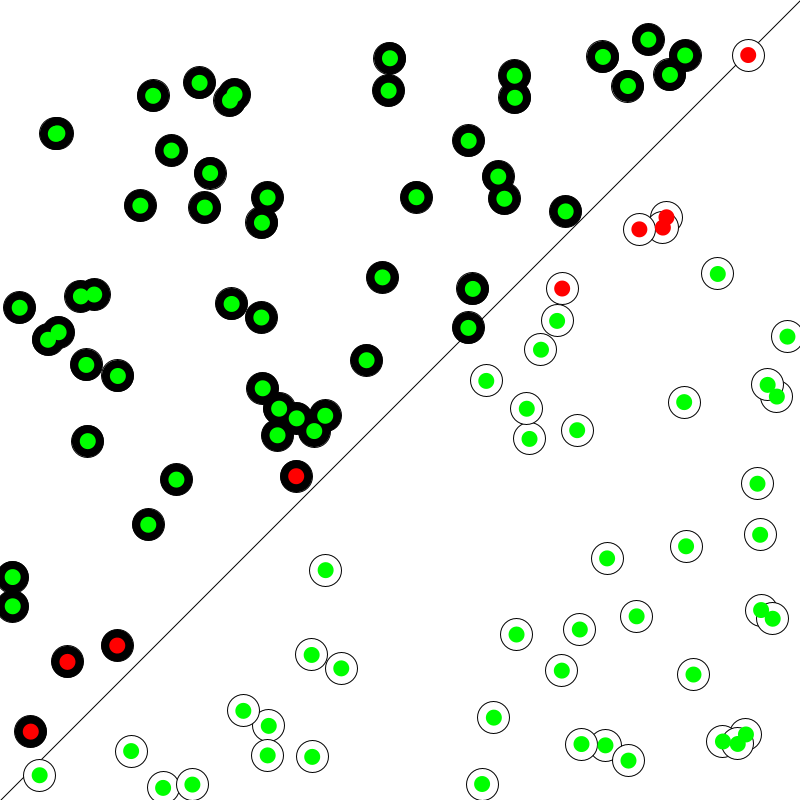
Frame 1 (no input)
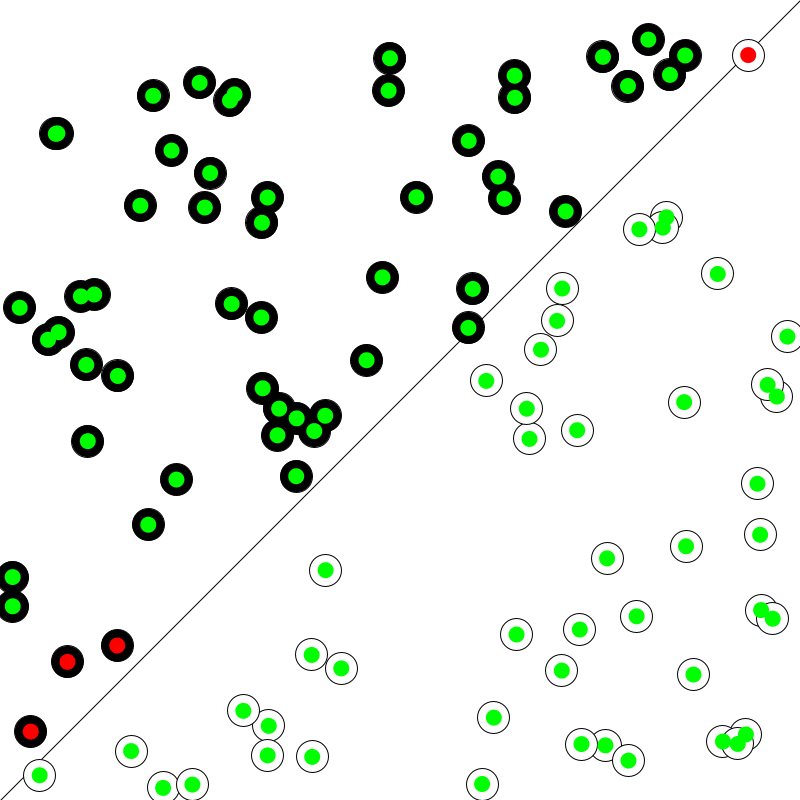
Frame 60 (the mouse pressed at the canvas centre just before this capture)
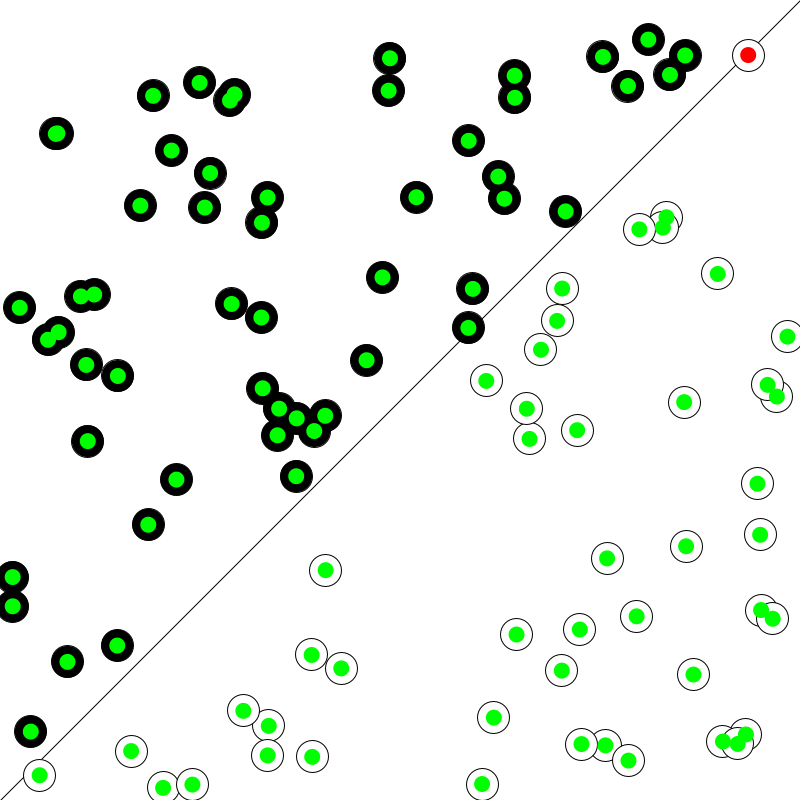
Frame 120 (the mouse held since frame 60 and released just before this capture)

The Processing sketch that drew these frames (run headless with seeded random() and noise(); from frame 60 on, the mouse is pressed at the canvas centre):

// Processing sketch: SimplePerceptron2
// ── SimplePerceptron2.pde
Perceptron brain;

Point[] points = new Point[100];

int trainingIndex = 0;

void setup() {
  size(800, 800);
  brain = new Perceptron();
  
  for(int i = 0; i < points.length; i++) {
    points[i] = new Point();
  }
  float[] inputs = {-1, 0.5};
  int guess = brain.guess(inputs);
  println(guess);
}

void draw() {
  background(255);
  stroke(0);
  line(0,height,width,0);
  //for(int i = 0; i < points.length; i++) {
  //  points[i].show();
  //}
  for(Point pt : points) {
    pt.show();
  }
  
  for(Point pt : points) {
    float[] inputs = {pt.x, pt.y};
    int target = pt.label;
    int guess = brain.guess(inputs);
    if(guess == target) {
      fill(0, 255, 0);
    } else {
      fill(255, 0, 0);
    }
    noStroke();
    ellipse(pt.pixelX(), pt.pixelY(), 16, 16);
     
  }
  Point training = points[trainingIndex];
  float[] inputs = {training.x, training.y};
  int target = training.label;
  brain.train(inputs, target);
  trainingIndex++;
  if(trainingIndex == points.length) {
    trainingIndex = 0;
  }
}

void mousePressed() {
  for(Point pt : points) {
    
  }
}

// ── Perceptron.pde
// The Activation Function
int sign(float n) {
  if(n >= 0) {
    return 1;
  } else {
    return -1;
  }
}

class Perceptron {
  float[] weights = new float[2];
  float learning_rate = 0.1;
  
  // Constructor
  Perceptron() {
    // Initialize the weights randomly
    for(int i = 0; i < weights.length; i++) {
      weights[i] = random(-1, 1);  
    }
  }
  
  int guess(float[] inputs) {
    float sum = 0;
    for(int i = 0; i < weights.length; i++) {
      sum += inputs[i] * weights[i];
    }
    int output = sign(sum);
    return output;
  }
  
  void train(float[] inputs, int target) {
    int guess = guess(inputs);
    int error = target - guess;
    
    // Tune all the weights
    for(int i = 0; i < weights.length; i++) {
      weights[i] += error * inputs[i] * learning_rate; 
    } 
  }
}

// ── Training.pde
class Point {
  float x;
  float y;
  int label;
  
  Point() {
    x = random(-1, 1);
    y = random(-1, 1);
    
    if(x > y) {
      label = 1;
    } else {
      label = -1;
    }
  }
  
  float pixelX() {
    return map(x, -1, 1, 0 , width);
  }
  
  float pixelY() {
    return map(y, -1, 1, height, 0);
  }
  
  void show() {
    stroke(0);
    if(label == 1) {
      fill(255);  
    } else {
      fill(0);
    }
    
    float px = pixelX();
    float py = pixelY();
    ellipse(px, py, 32, 32);
  }
}
